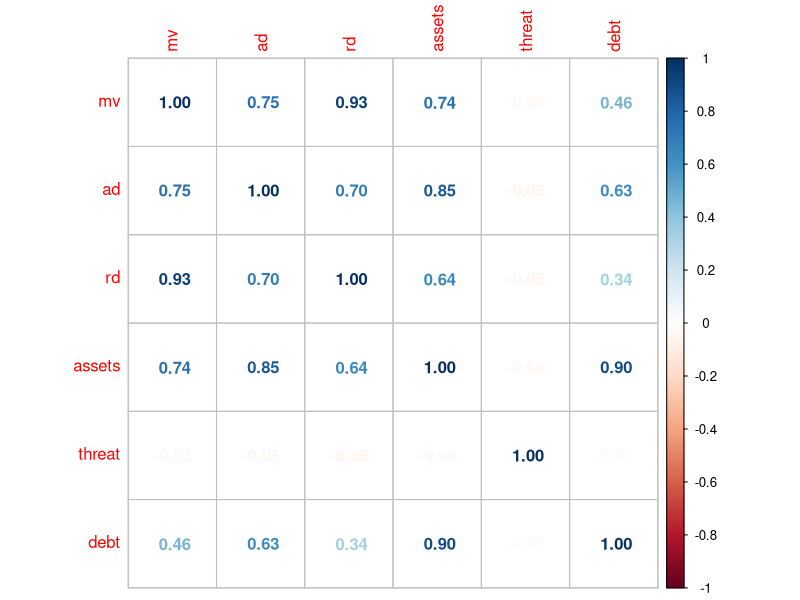
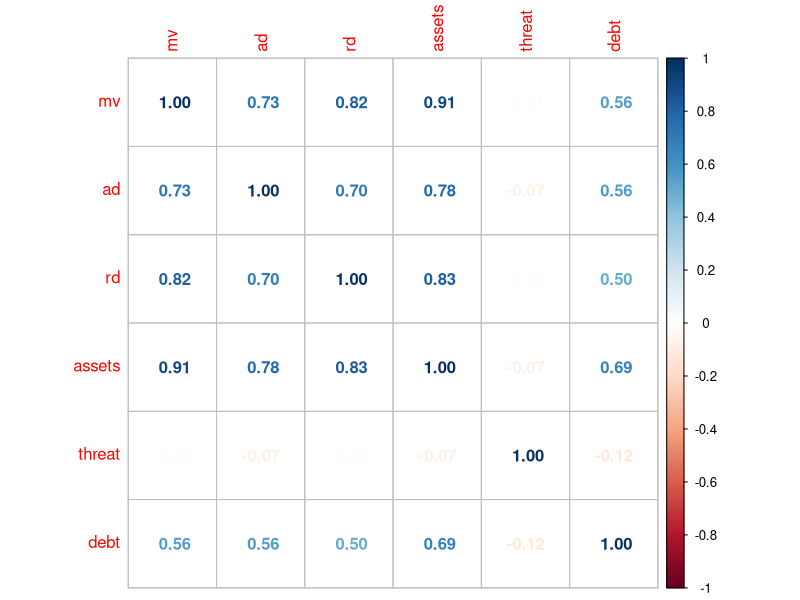

R code for these plots, in order:
library(corrplot)
library(plm)

marketing <- read.csv("Marketing Insight.csv")
summary(marketing)

it_sector <- marketing[marketing$sector == "6", ] # take the it sector

it_sector_clea <- it_sector[it_sector$mkt >= 0, ] # clean neg. mkt
it_sector_clean <- it_sector_clea[it_sector_clea$sales > 0, ] # clean zero sales
summary(it_sector_clean)

it_sector_final <- it_sector_clean
# some additional variables
it_sector_final$ad_sales <- it_sector_final$ad / it_sector_final$sales
it_sector_final$rd_sales <- it_sector_final$rd / it_sector_final$sales
it_sector_final$roa <- it_sector_final$earnings / it_sector_final$assets
summary(it_sector_final)

corr_matrix_data <- it_sector_final[
    c("mv", "ad", "rd", "assets",
    "threat", "debt")
]

summary(corr_matrix_data)

# look at the correlations matrices of our pre and post-transform variables
correlations_log <- cor(log1p(corr_matrix_data))
correlations <- cor(corr_matrix_data)
corrplot(correlations, "number") # pre
corrplot(correlations_log, "number") # post

# the model (LSDV)
fixed_dummy <- lm(log(mv) ~ log1p(ad) + log1p(rd) + log1p(assets)
                  + log(threat) + log1p(debt) + log1p(ad) * log1p(rd)
                  + factor(year) - 1, data = it_sector_final)
summary(fixed_dummy)

# ADDITIONAL MODELS AND A SAMPLE HAUSMAN TEST

# time random effects
rnd_model <- plm(log(mv) ~ log1p(ad) + log1p(rd) + log1p(assets)
                 + log(threat) + log1p(debt) + log1p(ad) * log1p(rd),
                 data = it_sector_final, effect = "time", model = "random",
                 index = c("id", "year"))
summary(rnd_model)

# time fixed effects, within estimator
fe_model <- plm(log(mv) ~ log1p(ad) + log1p(rd) + log1p(assets)
                + log(threat) + log1p(debt) + log1p(ad) * log1p(rd),
                data = it_sector_final, effect = "time", model = "within",
                index = c("id", "year"))
summary(fe_model)
fixef(fe_model)

# pooling OLS for testing purposes
pooling_model <- plm(log(mv) ~ log1p(ad) + log1p(rd) + log1p(assets)
                + log(threat) + log1p(debt) + log1p(ad) * log1p(rd),
                data = it_sector_final, model = "pooling",
                index = c("id", "year"))
summary(pooling_model)

# F test for time effects
pFtest(fe_model, pooling_model)

# Hausman Test
phtest(fe_model, rnd_model)
